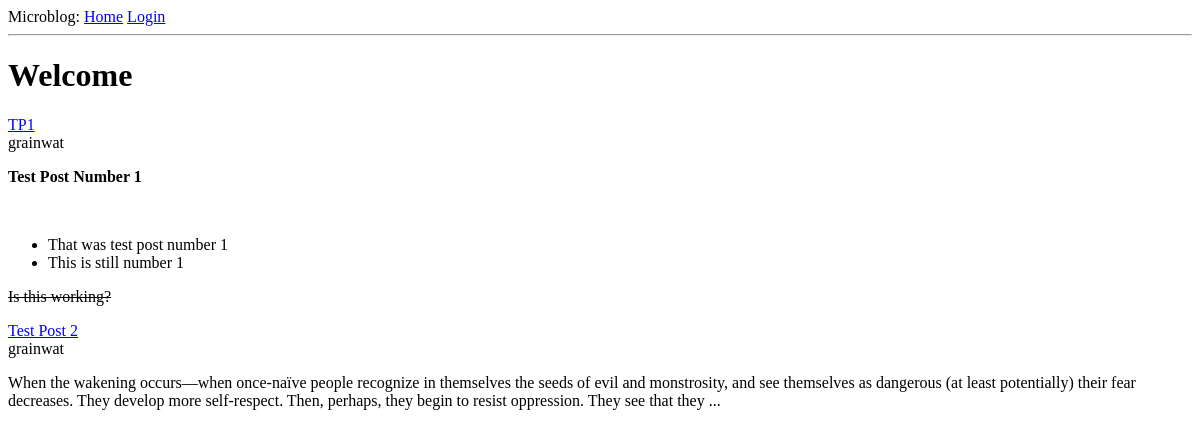
The page /index on the database as committed earlier.
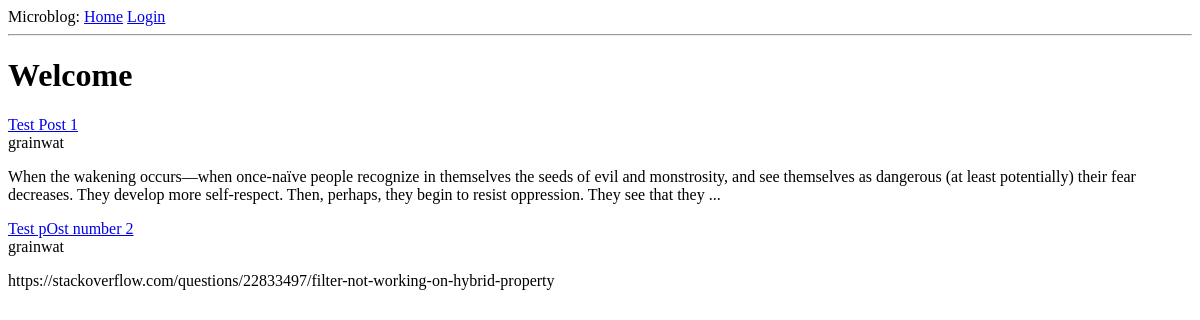
The same page on the database as committed later.
### app/models.py (models this page shows, shortened)
class Post(db.Model):
	id = db.Column(db.Integer, primary_key=True)
	title = db.Column(db.String(64), index=True, unique=True)
	body = db.Column(db.Text)
	timestamp = db.Column(db.DateTime, index=True, default=datetime.utcnow)
	user_id = db.Column(db.Integer, db.ForeignKey('user.id'))
	"""
	@hybrid_property
	def slug(self):
		result = []
		punct_re = re.compile(r'[\t !"#$%&\'()*\-/<=>?@\[\\\]^_`{|},.]+')
		for word in punct_re.split(self.title.lower()):
			if word:
				result.append(word)
		return '-'.join(result)

	@slug.expression
	def slug(cls):
		result = []
		print(cls.title)
		punct_re = re.compile(r'[\t !"#$%&\'()*\-/<=>?@\[\\\]^_`{|},.]+')
		for word in punct_re.split(cls.title):
			if word:
				result.append(word)
		return func.lower('-'.join(result))
	"""
	@hybrid_property
	def slug(self):
		return self.title.replace(" ", "-").lower()
	@slug.expression
	def slug(cls):
		return func.lower(func.replace(cls.title, " ", "-"))

class User(UserMixin,db.Model):
	id = db.Column(db.Integer, primary_key=True)
	username = db.Column(db.String(64), index=True, unique=True)
	email = db.Column(db.String(120), index=True, unique=True)
	password_hash = db.Column(db.String(128))
	posts = db.relationship('Post', backref='author', lazy='dynamic')

### app/routes.py (the view)
@app.route('/')
@app.route('/index')
def index():
	user = {'username': 'Miguel'}
	posts = Post.query.all()
	return render_template('index.html', title='Home', user=user, posts=posts)

### app/templates/index.html
{% extends "base.html" %}
{% block content %}
	<h1>Welcome</h1>
	{% for post in posts %}
	<div>
		<a href="{{ url_for('fullpost',year=post.timestamp.year,month=post.timestamp.month,day=post.timestamp.day,slug=post.slug) }}">
		{{ post.title }}
		</a><br>
		{{ post.author.username }}
		{{ post.body|safe|truncate(300, True) }}
	</div>
	{% endfor %}
{% endblock %}

### app/templates/base.html (shortened to what this page needs)
<html>
		<head>
		</head>
		<body>
				<div>
					Microblog:
					<a href="{{ url_for('index') }}">Home</a>
					{% if current_user.is_anonymous %}
					<a href="{{ url_for('login') }}">Login</a>
					{% else %}
					<a href="{{ url_for('logout') }}">Logout</a>
					{% endif %}
			</div>
				<hr>
				{% block content %}{% endblock %}
		</body>
</html>

Rows that differ between the two databases and show on the page:
changed Post: title "TP1" → "Test Post 1"; body "Test Post Number 1 That was test post number 1 This is still number 1 Is this working?" → "When the wakening occurs—when once-naïve people recognize in themselves the seeds of evil and monstrosity, and see themselves as dangerous (at least potentially) their fear decreases. They develop more self-respect. Then, perhaps, they begin to resist oppression. They see that they ..."
changed Post: title "Test Post 2" → "Test pOst number 2"; body "When the wakening occurs—when once-naïve people recognize in themselves the seeds of evil and monstrosity, and see themselves as dangerous (at least potentially) their fear decreases. They develop more self-respect. Then, perhaps, they begin to resist oppression. They see that they ..." → "https://stackoverflow.com/questions/22833497/filter-not-working-on-hybrid-property"
